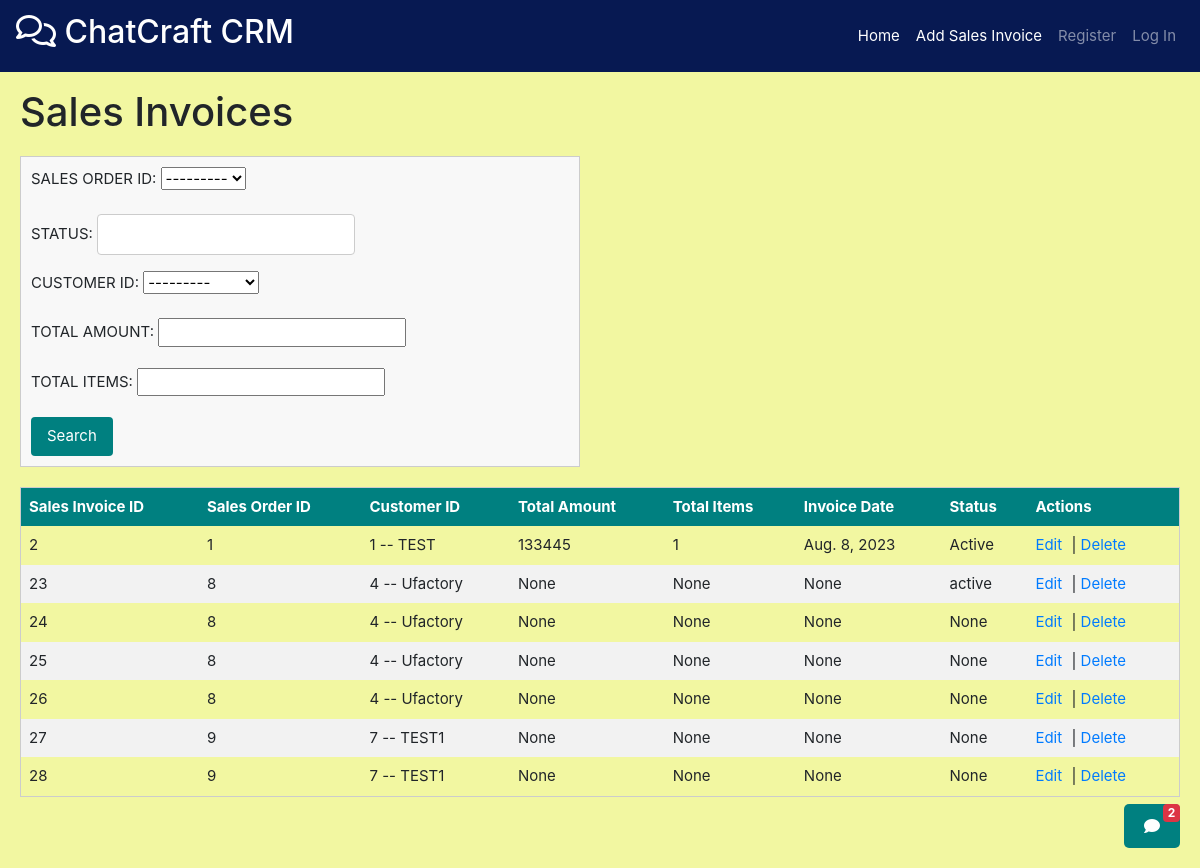
The app's page /sales_invoices/get/, older data.
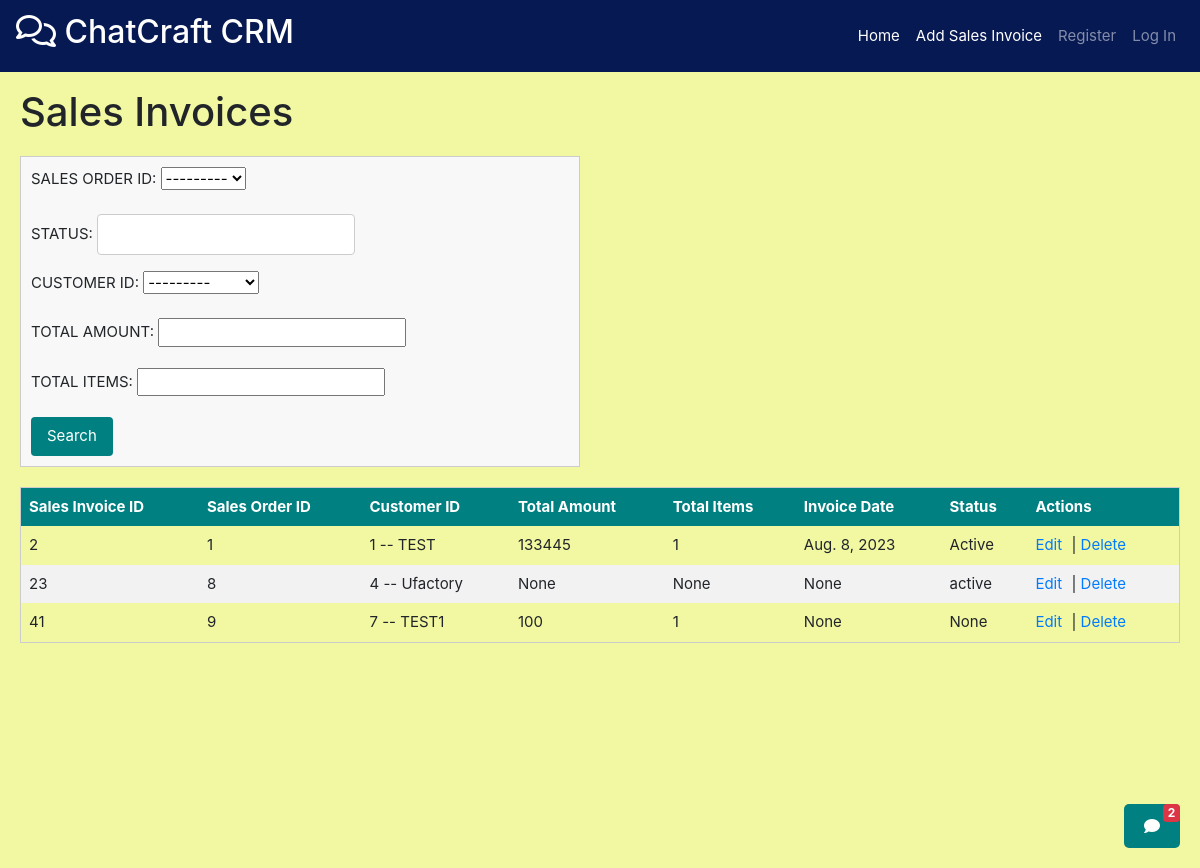
The same page, newer data.
### sales_orders/models.py (models this page shows)
class SalesOrder(models.Model):
    SALES_ORDER_ID=models.AutoField(primary_key=True)
    CUSTOMER_ID=models.ForeignKey(Customer,on_delete=models.CASCADE,db_column="CUSTOMER_ID")
    ORDERDATE = models.DateField(blank=True, null=True)
    AMOUNT=models.IntegerField(default =0 ,null=True,blank = True)
    STATUS = models.CharField(max_length=35,null=True,blank = True)
    def __str__(self):
        return f"{self.SALES_ORDER_ID}"

### customers/models.py (models this page shows)
class Customer(models.Model):
    CUSTOMER_ID=models.AutoField(primary_key=True)
    COMPANY_NAME=models.CharField(max_length=35,unique=True)
    BALANCE_DUE=models.IntegerField(default=0,blank=True,null=True)
    ADDRESS = models.CharField(max_length=35,null=True,blank=True)
    STATUS = models.CharField(max_length=35,null=True,blank=True)
    CONTACT = models.CharField(max_length=10,null=True,blank=True)
    def __str__(self):
        return f"{self.CUSTOMER_ID} -- {self.COMPANY_NAME}"

### sales_invoices/models.py (models this page shows, shortened)
class SalesInvoice(models.Model):
    SALES_INVOICE_ID=models.AutoField(primary_key=True)
    SALES_ORDER_ID = models.ForeignKey(SalesOrder,on_delete=models.CASCADE,db_column="SALES_ORDER_ID")
    CUSTOMER_ID=models.ForeignKey(Customer,on_delete=models.CASCADE,db_column="CUSTOMER_ID",null = True,blank=True)
    TOTAL_AMOUNT=models.IntegerField(null=True,blank=True)
    TOTAL_ITEMS=models.IntegerField(null=True,blank=True)
    INVOICE_DATE = models.DateField(null=True,blank=True)
    STATUS = models.CharField(max_length=35,null=True,blank=True)

### sales_invoices/views.py (the view)
# urls.py: path('get/', views.getSalesInvoice),
def getSalesInvoice(request : HttpRequest):
    data = request.GET
    sales_invoices = SalesInvoice.objects.all()
    filter_fields =["SALES_INVOICE_ID", "SALES_ORDER_ID", "CUSTOMER_ID", "INVOICE_DATE", "STATUS"]
    for field in filter_fields:
        param_value = data.get(field)
        if param_value:
            sales_invoices = sales_invoices.filter(**{field: param_value})
    sales_invoice_list = []
    for sales_invoice in sales_invoices:
        sales_invoice_details = {
            "SALES_INVOICE_ID":sales_invoice.SALES_INVOICE_ID,
            "SALES_ORDER_ID": sales_invoice.SALES_ORDER_ID.SALES_ORDER_ID,
            "CUSTOMER_ID": sales_invoice.CUSTOMER_ID_id,
            "INVOICE_DATE": str(sales_invoice.INVOICE_DATE),
            "STATUS" : sales_invoice.STATUS,
        }
        sales_invoice_list.append(sales_invoice_details)
    sales_invoice_data = json.dumps(sales_invoice_list, indent=4)
    return render(request, 'SalesInvoice/display_sales_invoice.html', {'sales_invoices':sales_invoices, 'form':SalesInvoiceForm()})

### sales_invoices/forms.py (shortened to what this page needs)
class SalesInvoiceForm(forms.ModelForm):
    class Meta:
        model = SalesInvoice
        fields = ["SALES_ORDER_ID","STATUS","CUSTOMER_ID","TOTAL_AMOUNT","TOTAL_ITEMS"]  # List the fields you want to edit

### sales_invoices/templates/SalesInvoice/display_sales_invoice.html (shortened to what this page needs)
{% extends 'base.html' %}
{% block extra_nav %}
<li class="nav-item">
    <a class="nav-link" href="/sales_invoices/add/" style="color: white;">Add Sales Invoice</a>
</li>
{% endblock %}
{% block content %}
<h1 class="page-title">Sales Invoices</h1>
<form method="get" novalidate  novalidate style="width: 560px;">
    {{ form.as_p }}
    <button type="submit">Search</button>
</form>
<table class="custom-table">
    <thead>
        <tr class="table-header">
            <th>Sales Invoice ID</th>
            <th>Sales Order ID</th>
            <th>Customer ID</th>
            <th>Total Amount</th>
            <th>Total Items</th>
            <th>Invoice Date</th>
            <th>Status</th>
            <th>Actions</th>
        </tr>
    </thead>
    <tbody>
        {% for sales_invoice in sales_invoices %}
        <tr>
            <td>{{ sales_invoice.SALES_INVOICE_ID }}</td>
            <td>{{ sales_invoice.SALES_ORDER_ID }}</td>
            <td>{{ sales_invoice.CUSTOMER_ID }}</td>
            <td>{{ sales_invoice.TOTAL_AMOUNT }}</td>
            <td>{{ sales_invoice.TOTAL_ITEMS }}</td>
            <td>{{ sales_invoice.INVOICE_DATE }}</td>
            <td>{{ sales_invoice.STATUS }}</td>
            <td>
                <a href="/sales_invoices/edit/{{ sales_invoice.SALES_INVOICE_ID }}/" class="action-link">Edit</a> |
                <a href="/sales_invoices/delete/{{ sales_invoice.SALES_INVOICE_ID }}/" class="action-link">Delete</a>
            </td>
        </tr>
        {% endfor %}
    </tbody>
</table>
{% endblock %}

### templates/base.html (shortened to what this page needs)
<!DOCTYPE html>
<html lang="en">
<head>
    <link rel="stylesheet" href="https://cdnjs.cloudflare.com/ajax/libs/font-awesome/6.0.0-beta3/css/all.min.css">
    <link rel="stylesheet" href="https://stackpath.bootstrapcdn.com/bootstrap/4.5.2/css/bootstrap.min.css">
</head>
<body>
    <nav class="navbar navbar-expand-lg navbar-dark fixed-top" style="background-color: #071952;">
        <a class="navbar-brand" href="/"><h2><i class="fa-regular fa-comments"></i> ChatCraft CRM</h2></a>
        <div class="collapse navbar-collapse" id="navbarNav">
            <ul class="navbar-nav ml-auto">
                <li class="nav-item active">
                    <a class="nav-link" href="/">Home <span class="sr-only">(current)</span></a>
                </li>
                {% block extra_nav %}{% endblock %}
                {%if user.is_authenticated%}
                <li class="nav-item">
                    <a class="nav-link" href="
                    {%url 'logout' %}">Log Out</a>
                </li>
                {%else%}
                <li class="nav-item">
                    <a class="nav-link" href="
                    {%url 'register' %}">Register</a>
                </li>
                <li class="nav-item">
                    <a class="nav-link" href="
                    {%url 'login' %}">Log In</a>
                </li>
                {%endif%}
            </ul>
        </div>
    </nav>
    <br><br><br>
    <div class="grid-container">
        <div class="main-content" style="background-color: #F2F7A1;">
            {% block content %}
            {% endblock %}
        </div>
    </div>
    <button id="toggle-chat"
        style="position: fixed; bottom: 20px; right: 20px; padding: 10px 20px; font-size: 16px; background-color: teal; color: white; border: none; border-radius: 5px; cursor: pointer;">
        <i class="fas fa-comment"></i>
        <span class="badge badge-danger" id="my-badge">2</span>
    </button>
</body>
</html>

Row changes from the older to the newer data that the page shows:
removed SalesInvoice: SALES_INVOICE_ID "24", SALES_ORDER_ID "8", CUSTOMER_ID "4 -- Ufactory", TOTAL_AMOUNT "None", TOTAL_ITEMS "None", INVOICE_DATE "None", STATUS "None"
removed SalesInvoice: SALES_INVOICE_ID "25", SALES_ORDER_ID "8", CUSTOMER_ID "4 -- Ufactory", TOTAL_AMOUNT "None", TOTAL_ITEMS "None", INVOICE_DATE "None", STATUS "None"
removed SalesInvoice: SALES_INVOICE_ID "26", SALES_ORDER_ID "8", CUSTOMER_ID "4 -- Ufactory", TOTAL_AMOUNT "None", TOTAL_ITEMS "None", INVOICE_DATE "None", STATUS "None"
removed SalesInvoice: SALES_INVOICE_ID "27", SALES_ORDER_ID "9", CUSTOMER_ID "7 -- TEST1", TOTAL_AMOUNT "None", TOTAL_ITEMS "None", INVOICE_DATE "None", STATUS "None"
removed SalesInvoice: SALES_INVOICE_ID "28", SALES_ORDER_ID "9", CUSTOMER_ID "7 -- TEST1", TOTAL_AMOUNT "None", TOTAL_ITEMS "None", INVOICE_DATE "None", STATUS "None"
added SalesInvoice: SALES_INVOICE_ID "41", SALES_ORDER_ID "9", CUSTOMER_ID "7 -- TEST1", TOTAL_AMOUNT "100", TOTAL_ITEMS "1", INVOICE_DATE "None", STATUS "None"
